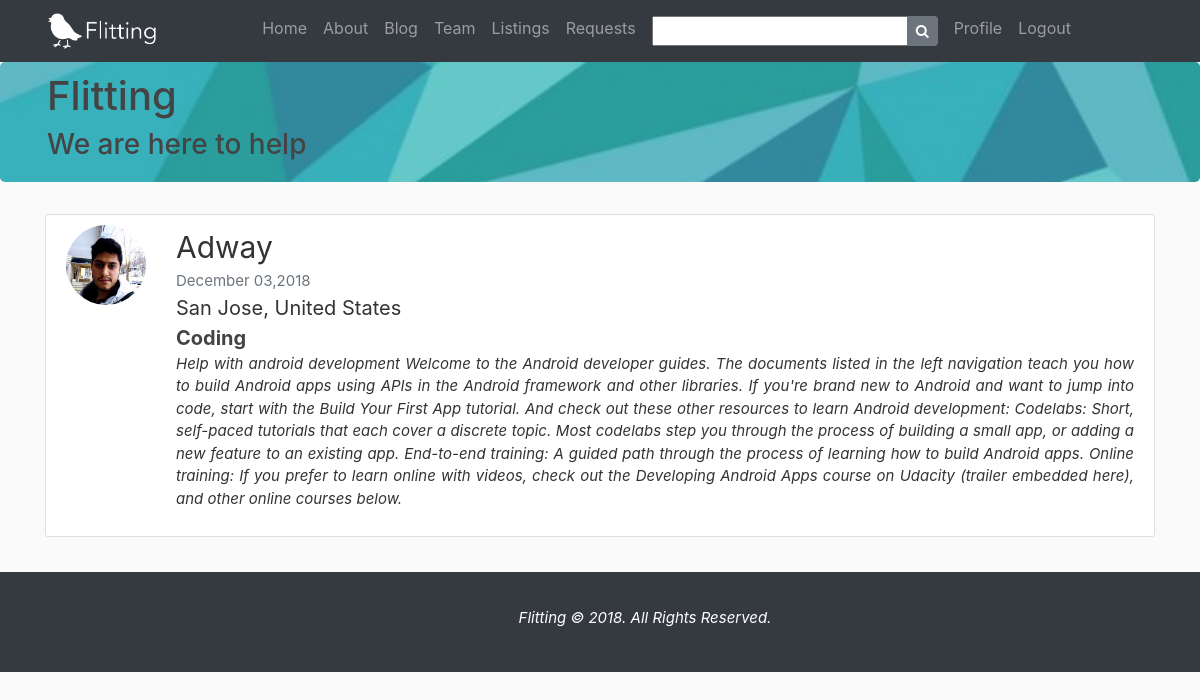
Screenshot of /flitting/listing/7/ (signed in) with the database file from the repository.
### flitting/models.py (models this page shows, shortened)
class Listing(models.Model):
    user= models.ForeignKey(User, on_delete= models.CASCADE)
    city =  models.TextField()
    country = models.TextField()
    description= models.TextField()
    category= models.TextField()
    date_posted = models.DateTimeField(default=timezone.now)

class Profile(models.Model):
    user =  models.OneToOneField(User,on_delete=models.CASCADE)
    image = models.ImageField(default='default.jpg', upload_to= 'profile_pics')
    phone = models.TextField()

### flitting/views.py (the view)
# urls.py: path('listing/<int:pk>/', ListingDetailView.as_view(), name = 'listing-detail'),
class ListingDetailView(LoginRequiredMixin,DetailView):
    model = Listing

### flitting/templates/flitting/listing_detail.html (shortened to what this page needs)
{% extends "flitting/base.html"%}
{%block content%}
<div class = "container">
    <article class="media content-section">
     <img src= '{{object.user.profile.image.url}}' style= "height:80px" class = "rounded-circle article-img">
     <div class="media-body">
       <div class="article-metadata">
         <a class="mr-2" style="margin-left:30px;font-size:30px">{{object.user}}</a>
         <div>
         <small class="text-muted" style="margin-left:30px;font-size:15px">{{ object.date_posted|date:"F d,Y" }}</small>
        </div>
       </div>
       <div>
         <a class="article-title" style="margin-left:30px; font-size:20px;" >{{ object.city }}, </a>
         <a class="article-title" style="font-size:20px;">{{ object.country }}</a>
       </div>
       <b><div class="article-title" style="margin-left:30px; font-size:20px;">{{ object.category }}</div></b>
       <p class="text-justify" style="margin-left:30px;">
       <a class="article-content" style="font-size:15px;font-style: italic">{{ object.description }}
        </p>
     </div>
    </article>
</div>
{%endblock content%}

### flitting/static/flitting/main.css (style rules this page uses)
body { background: #fafafa; color: #333333; }
.content-section { background: #ffffff; padding: 10px 20px; border: 1px solid #dddddd; border-radius: 3px; margin-bottom: 20px; }
.article-title { color: #444444; }

### rows the page displays
Listing: user.profile.image (picture), user "Adway", date_posted "December 03,2018", city "San Jose", country "United States", category "Coding", description "Help with android development Welcome to the Android developer guides. The documents listed in the left navigation teach you how to build Android apps using APIs in the Android framework and other libraries. If you're brand new to Android and want to jump into code, start with the Build Your First App tutorial. And check out these other resources to learn Android development: Codelabs: Short, self-paced tutorials that each cover a discrete topic. Most codelabs step you through the process of building a small app, or adding a new feature to an existing app. End-to-end training: A guided path through the process of learning how to build Android apps. Online training: If you prefer to learn…"
